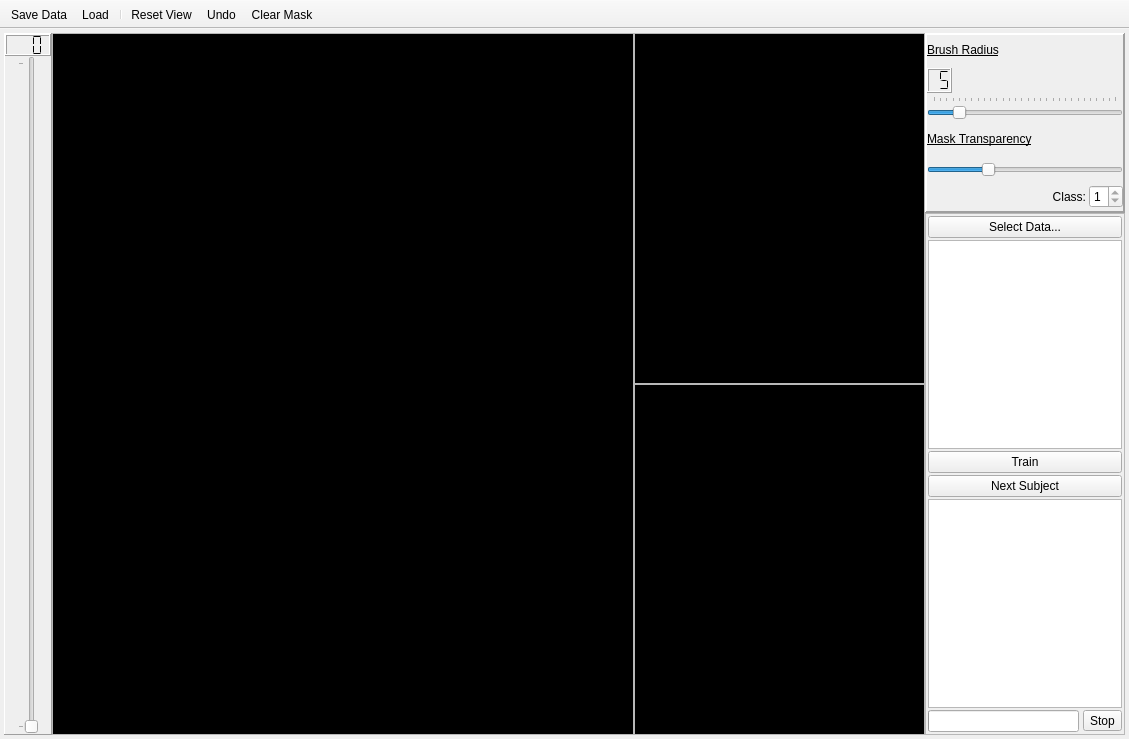
<?xml version="1.0" encoding="UTF-8"?>
<ui version="4.0">
 <class>MainWindow</class>
 <widget class="QMainWindow" name="MainWindow">
  <property name="geometry">
   <rect>
    <x>0</x>
    <y>0</y>
    <width>1129</width>
    <height>739</height>
   </rect>
  </property>
  <property name="minimumSize">
   <size>
    <width>100</width>
    <height>100</height>
   </size>
  </property>
  <property name="windowTitle">
   <string>ItATMIS</string>
  </property>
  <property name="windowIcon">
   <iconset>
    <normaloff>../../.designer/backup/uw_icon.gif</normaloff>../../.designer/backup/uw_icon.gif</iconset>
  </property>
  <widget class="QWidget" name="centralwidget">
   <layout class="QHBoxLayout" name="horizontalLayout_2" stretch="0,2,1,0">
    <property name="spacing">
     <number>0</number>
    </property>
    <property name="leftMargin">
     <number>4</number>
    </property>
    <property name="topMargin">
     <number>4</number>
    </property>
    <property name="rightMargin">
     <number>4</number>
    </property>
    <property name="bottomMargin">
     <number>4</number>
    </property>
    <item>
     <widget class="QFrame" name="frame_2">
      <property name="sizePolicy">
       <sizepolicy hsizetype="MinimumExpanding" vsizetype="MinimumExpanding">
        <horstretch>0</horstretch>
        <verstretch>0</verstretch>
       </sizepolicy>
      </property>
      <property name="minimumSize">
       <size>
        <width>20</width>
        <height>30</height>
       </size>
      </property>
      <property name="maximumSize">
       <size>
        <width>50</width>
        <height>16777215</height>
       </size>
      </property>
      <property name="frameShape">
       <enum>QFrame::Panel</enum>
      </property>
      <property name="frameShadow">
       <enum>QFrame::Raised</enum>
      </property>
      <layout class="QVBoxLayout" name="verticalLayout_2" stretch="0,1">
       <property name="spacing">
        <number>0</number>
       </property>
       <property name="leftMargin">
        <number>0</number>
       </property>
       <property name="topMargin">
        <number>0</number>
       </property>
       <property name="rightMargin">
        <number>0</number>
       </property>
       <property name="bottomMargin">
        <number>0</number>
       </property>
       <item>
        <widget class="QLCDNumber" name="lcdNumber">
         <property name="sizePolicy">
          <sizepolicy hsizetype="MinimumExpanding" vsizetype="MinimumExpanding">
           <horstretch>0</horstretch>
           <verstretch>0</verstretch>
          </sizepolicy>
         </property>
         <property name="minimumSize">
          <size>
           <width>35</width>
           <height>14</height>
          </size>
         </property>
         <property name="maximumSize">
          <size>
           <width>50</width>
           <height>22</height>
          </size>
         </property>
         <property name="font">
          <font>
           <weight>50</weight>
           <bold>false</bold>
          </font>
         </property>
         <property name="smallDecimalPoint">
          <bool>false</bool>
         </property>
         <property name="digitCount">
          <number>3</number>
         </property>
         <property name="segmentStyle">
          <enum>QLCDNumber::Flat</enum>
         </property>
         <property name="intValue" stdset="0">
          <number>0</number>
         </property>
        </widget>
       </item>
       <item alignment="Qt::AlignHCenter">
        <widget class="QSlider" name="slideAx">
         <property name="sizePolicy">
          <sizepolicy hsizetype="Fixed" vsizetype="Expanding">
           <horstretch>1</horstretch>
           <verstretch>0</verstretch>
          </sizepolicy>
         </property>
         <property name="minimumSize">
          <size>
           <width>20</width>
           <height>10</height>
          </size>
         </property>
         <property name="maximumSize">
          <size>
           <width>40</width>
           <height>16777215</height>
          </size>
         </property>
         <property name="cursor">
          <cursorShape>SizeVerCursor</cursorShape>
         </property>
         <property name="maximum">
          <number>1</number>
         </property>
         <property name="pageStep">
          <number>1</number>
         </property>
         <property name="tracking">
          <bool>true</bool>
         </property>
         <property name="orientation">
          <enum>Qt::Vertical</enum>
         </property>
         <property name="invertedAppearance">
          <bool>false</bool>
         </property>
         <property name="invertedControls">
          <bool>false</bool>
         </property>
         <property name="tickPosition">
          <enum>QSlider::TicksAbove</enum>
         </property>
         <property name="tickInterval">
          <number>2</number>
         </property>
        </widget>
       </item>
      </layout>
     </widget>
    </item>
    <item>
     <widget class="GraphicsLayoutWidget" name="viewAxial">
      <property name="enabled">
       <bool>true</bool>
      </property>
      <property name="minimumSize">
       <size>
        <width>50</width>
        <height>50</height>
       </size>
      </property>
      <property name="palette">
       <palette>
        <active>
         <colorrole role="Light">
          <brush brushstyle="SolidPattern">
           <color alpha="255">
            <red>0</red>
            <green>0</green>
            <blue>0</blue>
           </color>
          </brush>
         </colorrole>
         <colorrole role="Base">
          <brush brushstyle="SolidPattern">
           <color alpha="255">
            <red>0</red>
            <green>0</green>
            <blue>0</blue>
           </color>
          </brush>
         </colorrole>
        </active>
        <inactive>
         <colorrole role="Light">
          <brush brushstyle="SolidPattern">
           <color alpha="255">
            <red>0</red>
            <green>0</green>
            <blue>0</blue>
           </color>
          </brush>
         </colorrole>
         <colorrole role="Base">
          <brush brushstyle="SolidPattern">
           <color alpha="255">
            <red>0</red>
            <green>0</green>
            <blue>0</blue>
           </color>
          </brush>
         </colorrole>
        </inactive>
        <disabled>
         <colorrole role="Light">
          <brush brushstyle="SolidPattern">
           <color alpha="255">
            <red>0</red>
            <green>0</green>
            <blue>0</blue>
           </color>
          </brush>
         </colorrole>
         <colorrole role="Base">
          <brush brushstyle="SolidPattern">
           <color alpha="255">
            <red>255</red>
            <green>255</green>
            <blue>255</blue>
           </color>
          </brush>
         </colorrole>
        </disabled>
       </palette>
      </property>
      <property name="cursor" stdset="0">
       <cursorShape>CrossCursor</cursorShape>
      </property>
      <property name="mouseTracking">
       <bool>true</bool>
      </property>
      <property name="contextMenuPolicy">
       <enum>Qt::CustomContextMenu</enum>
      </property>
      <property name="frameShape">
       <enum>QFrame::StyledPanel</enum>
      </property>
      <property name="frameShadow">
       <enum>QFrame::Sunken</enum>
      </property>
      <property name="viewportUpdateMode">
       <enum>QGraphicsView::FullViewportUpdate</enum>
      </property>
     </widget>
    </item>
    <item>
     <layout class="QVBoxLayout" name="verticalLayout_4" stretch="1,1">
      <property name="spacing">
       <number>0</number>
      </property>
      <item>
       <widget class="GraphicsLayoutWidget" name="viewCoronal">
        <property name="enabled">
         <bool>true</bool>
        </property>
        <property name="sizePolicy">
         <sizepolicy hsizetype="MinimumExpanding" vsizetype="MinimumExpanding">
          <horstretch>0</horstretch>
          <verstretch>0</verstretch>
         </sizepolicy>
        </property>
        <property name="minimumSize">
         <size>
          <width>250</width>
          <height>225</height>
         </size>
        </property>
        <property name="maximumSize">
         <size>
          <width>16777215</width>
          <height>16777215</height>
         </size>
        </property>
        <property name="palette">
         <palette>
          <active>
           <colorrole role="Light">
            <brush brushstyle="SolidPattern">
             <color alpha="255">
              <red>0</red>
              <green>0</green>
              <blue>0</blue>
             </color>
            </brush>
           </colorrole>
           <colorrole role="Base">
            <brush brushstyle="SolidPattern">
             <color alpha="255">
              <red>0</red>
              <green>0</green>
              <blue>0</blue>
             </color>
            </brush>
           </colorrole>
          </active>
          <inactive>
           <colorrole role="Light">
            <brush brushstyle="SolidPattern">
             <color alpha="255">
              <red>0</red>
              <green>0</green>
              <blue>0</blue>
             </color>
            </brush>
           </colorrole>
           <colorrole role="Base">
            <brush brushstyle="SolidPattern">
             <color alpha="255">
              <red>0</red>
              <green>0</green>
              <blue>0</blue>
             </color>
            </brush>
           </colorrole>
          </inactive>
          <disabled>
           <colorrole role="Light">
            <brush brushstyle="SolidPattern">
             <color alpha="255">
              <red>0</red>
              <green>0</green>
              <blue>0</blue>
             </color>
            </brush>
           </colorrole>
           <colorrole role="Base">
            <brush brushstyle="SolidPattern">
             <color alpha="255">
              <red>255</red>
              <green>255</green>
              <blue>255</blue>
             </color>
            </brush>
           </colorrole>
          </disabled>
         </palette>
        </property>
        <property name="cursor" stdset="0">
         <cursorShape>BlankCursor</cursorShape>
        </property>
        <property name="mouseTracking">
         <bool>true</bool>
        </property>
        <property name="contextMenuPolicy">
         <enum>Qt::CustomContextMenu</enum>
        </property>
        <property name="autoFillBackground">
         <bool>false</bool>
        </property>
        <property name="frameShape">
         <enum>QFrame::StyledPanel</enum>
        </property>
        <property name="frameShadow">
         <enum>QFrame::Sunken</enum>
        </property>
       </widget>
      </item>
      <item>
       <widget class="GraphicsLayoutWidget" name="viewSag">
        <property name="enabled">
         <bool>true</bool>
        </property>
        <property name="sizePolicy">
         <sizepolicy hsizetype="MinimumExpanding" vsizetype="MinimumExpanding">
          <horstretch>1</horstretch>
          <verstretch>1</verstretch>
         </sizepolicy>
        </property>
        <property name="minimumSize">
         <size>
          <width>250</width>
          <height>225</height>
         </size>
        </property>
        <property name="maximumSize">
         <size>
          <width>16777215</width>
          <height>16777215</height>
         </size>
        </property>
        <property name="palette">
         <palette>
          <active>
           <colorrole role="Light">
            <brush brushstyle="SolidPattern">
             <color alpha="255">
              <red>0</red>
              <green>0</green>
              <blue>0</blue>
             </color>
            </brush>
           </colorrole>
           <colorrole role="Base">
            <brush brushstyle="SolidPattern">
             <color alpha="255">
              <red>0</red>
              <green>0</green>
              <blue>0</blue>
             </color>
            </brush>
           </colorrole>
          </active>
          <inactive>
           <colorrole role="Light">
            <brush brushstyle="SolidPattern">
             <color alpha="255">
              <red>0</red>
              <green>0</green>
              <blue>0</blue>
             </color>
            </brush>
           </colorrole>
           <colorrole role="Base">
            <brush brushstyle="SolidPattern">
             <color alpha="255">
              <red>0</red>
              <green>0</green>
              <blue>0</blue>
             </color>
            </brush>
           </colorrole>
          </inactive>
          <disabled>
           <colorrole role="Light">
            <brush brushstyle="SolidPattern">
             <color alpha="255">
              <red>0</red>
              <green>0</green>
              <blue>0</blue>
             </color>
            </brush>
           </colorrole>
           <colorrole role="Base">
            <brush brushstyle="SolidPattern">
             <color alpha="255">
              <red>255</red>
              <green>255</green>
              <blue>255</blue>
             </color>
            </brush>
           </colorrole>
          </disabled>
         </palette>
        </property>
        <property name="cursor" stdset="0">
         <cursorShape>BlankCursor</cursorShape>
        </property>
        <property name="mouseTracking">
         <bool>true</bool>
        </property>
        <property name="contextMenuPolicy">
         <enum>Qt::CustomContextMenu</enum>
        </property>
        <property name="autoFillBackground">
         <bool>false</bool>
        </property>
        <property name="frameShape">
         <enum>QFrame::StyledPanel</enum>
        </property>
        <property name="frameShadow">
         <enum>QFrame::Sunken</enum>
        </property>
        <property name="lineWidth">
         <number>0</number>
        </property>
       </widget>
      </item>
     </layout>
    </item>
    <item>
     <layout class="QVBoxLayout" name="verticalLayout_5" stretch="0,0">
      <item>
       <widget class="QFrame" name="frame">
        <property name="sizePolicy">
         <sizepolicy hsizetype="MinimumExpanding" vsizetype="MinimumExpanding">
          <horstretch>0</horstretch>
          <verstretch>0</verstretch>
         </sizepolicy>
        </property>
        <property name="minimumSize">
         <size>
          <width>200</width>
          <height>150</height>
         </size>
        </property>
        <property name="maximumSize">
         <size>
          <width>150</width>
          <height>180</height>
         </size>
        </property>
        <property name="frameShape">
         <enum>QFrame::Panel</enum>
        </property>
        <property name="frameShadow">
         <enum>QFrame::Raised</enum>
        </property>
        <property name="lineWidth">
         <number>2</number>
        </property>
        <layout class="QVBoxLayout" name="verticalLayout" stretch="0,0,0,0,0,0">
         <property name="spacing">
          <number>3</number>
         </property>
         <property name="leftMargin">
          <number>0</number>
         </property>
         <property name="topMargin">
          <number>0</number>
         </property>
         <property name="rightMargin">
          <number>0</number>
         </property>
         <property name="bottomMargin">
          <number>0</number>
         </property>
         <item>
          <widget class="QLabel" name="label_2">
           <property name="sizePolicy">
            <sizepolicy hsizetype="Minimum" vsizetype="Minimum">
             <horstretch>0</horstretch>
             <verstretch>0</verstretch>
            </sizepolicy>
           </property>
           <property name="minimumSize">
            <size>
             <width>30</width>
             <height>14</height>
            </size>
           </property>
           <property name="maximumSize">
            <size>
             <width>150</width>
             <height>30</height>
            </size>
           </property>
           <property name="font">
            <font>
             <underline>true</underline>
            </font>
           </property>
           <property name="text">
            <string>Brush Radius</string>
           </property>
           <property name="scaledContents">
            <bool>true</bool>
           </property>
          </widget>
         </item>
         <item>
          <widget class="QLCDNumber" name="lcdNumber_2">
           <property name="maximumSize">
            <size>
             <width>25</width>
             <height>25</height>
            </size>
           </property>
           <property name="digitCount">
            <number>2</number>
           </property>
           <property name="segmentStyle">
            <enum>QLCDNumber::Flat</enum>
           </property>
           <property name="value" stdset="0">
            <double>5.000000000000000</double>
           </property>
          </widget>
         </item>
         <item>
          <widget class="QSlider" name="slideBrushSize">
           <property name="sizePolicy">
            <sizepolicy hsizetype="MinimumExpanding" vsizetype="MinimumExpanding">
             <horstretch>0</horstretch>
             <verstretch>0</verstretch>
            </sizepolicy>
           </property>
           <property name="minimumSize">
            <size>
             <width>30</width>
             <height>15</height>
            </size>
           </property>
           <property name="maximumSize">
            <size>
             <width>200</width>
             <height>25</height>
            </size>
           </property>
           <property name="cursor">
            <cursorShape>PointingHandCursor</cursorShape>
           </property>
           <property name="whatsThis">
            <string>Set Brush Size</string>
           </property>
           <property name="autoFillBackground">
            <bool>false</bool>
           </property>
           <property name="minimum">
            <number>1</number>
           </property>
           <property name="maximum">
            <number>30</number>
           </property>
           <property name="pageStep">
            <number>1</number>
           </property>
           <property name="value">
            <number>5</number>
           </property>
           <property name="sliderPosition">
            <number>5</number>
           </property>
           <property name="orientation">
            <enum>Qt::Horizontal</enum>
           </property>
           <property name="tickPosition">
            <enum>QSlider::TicksAbove</enum>
           </property>
           <property name="tickInterval">
            <number>0</number>
           </property>
          </widget>
         </item>
         <item>
          <widget class="QLabel" name="label">
           <property name="sizePolicy">
            <sizepolicy hsizetype="Minimum" vsizetype="Minimum">
             <horstretch>0</horstretch>
             <verstretch>0</verstretch>
            </sizepolicy>
           </property>
           <property name="minimumSize">
            <size>
             <width>30</width>
             <height>14</height>
            </size>
           </property>
           <property name="maximumSize">
            <size>
             <width>150</width>
             <height>30</height>
            </size>
           </property>
           <property name="font">
            <font>
             <underline>true</underline>
            </font>
           </property>
           <property name="text">
            <string>Mask Transparency</string>
           </property>
          </widget>
         </item>
         <item>
          <widget class="QSlider" name="slideAlpha">
           <property name="sizePolicy">
            <sizepolicy hsizetype="MinimumExpanding" vsizetype="MinimumExpanding">
             <horstretch>0</horstretch>
             <verstretch>0</verstretch>
            </sizepolicy>
           </property>
           <property name="minimumSize">
            <size>
             <width>30</width>
             <height>10</height>
            </size>
           </property>
           <property name="maximumSize">
            <size>
             <width>200</width>
             <height>25</height>
            </size>
           </property>
           <property name="cursor">
            <cursorShape>PointingHandCursor</cursorShape>
           </property>
           <property name="maximum">
            <number>10</number>
           </property>
           <property name="pageStep">
            <number>1</number>
           </property>
           <property name="value">
            <number>3</number>
           </property>
           <property name="sliderPosition">
            <number>3</number>
           </property>
           <property name="tracking">
            <bool>true</bool>
           </property>
           <property name="orientation">
            <enum>Qt::Horizontal</enum>
           </property>
           <property name="invertedAppearance">
            <bool>false</bool>
           </property>
           <property name="invertedControls">
            <bool>false</bool>
           </property>
           <property name="tickPosition">
            <enum>QSlider::NoTicks</enum>
           </property>
          </widget>
         </item>
         <item>
          <layout class="QHBoxLayout" name="horizontalLayout_3">
           <item>
            <spacer name="horizontalSpacer">
             <property name="orientation">
              <enum>Qt::Horizontal</enum>
             </property>
             <property name="sizeHint" stdset="0">
              <size>
               <width>40</width>
               <height>20</height>
              </size>
             </property>
            </spacer>
           </item>
           <item>
            <widget class="QLabel" name="label_3">
             <property name="text">
              <string>Class:</string>
             </property>
             <property name="alignment">
              <set>Qt::AlignRight|Qt::AlignTrailing|Qt::AlignVCenter</set>
             </property>
            </widget>
           </item>
           <item>
            <widget class="QSpinBox" name="spinClass">
             <property name="minimum">
              <number>1</number>
             </property>
             <property name="maximum">
              <number>1</number>
             </property>
             <property name="value">
              <number>1</number>
             </property>
            </widget>
           </item>
          </layout>
         </item>
        </layout>
       </widget>
      </item>
      <item>
       <widget class="QFrame" name="frame_3">
        <property name="sizePolicy">
         <sizepolicy hsizetype="Preferred" vsizetype="Minimum">
          <horstretch>0</horstretch>
          <verstretch>0</verstretch>
         </sizepolicy>
        </property>
        <property name="maximumSize">
         <size>
          <width>200</width>
          <height>700</height>
         </size>
        </property>
        <property name="frameShape">
         <enum>QFrame::StyledPanel</enum>
        </property>
        <property name="frameShadow">
         <enum>QFrame::Raised</enum>
        </property>
        <layout class="QVBoxLayout" name="verticalLayout_3">
         <property name="spacing">
          <number>2</number>
         </property>
         <property name="leftMargin">
          <number>2</number>
         </property>
         <property name="topMargin">
          <number>2</number>
         </property>
         <property name="rightMargin">
          <number>2</number>
         </property>
         <property name="bottomMargin">
          <number>2</number>
         </property>
         <item>
          <widget class="QPushButton" name="pb_SelectData">
           <property name="maximumSize">
            <size>
             <width>200</width>
             <height>16777215</height>
            </size>
           </property>
           <property name="text">
            <string>Select Data...</string>
           </property>
          </widget>
         </item>
         <item>
          <widget class="QListWidget" name="listFiles">
           <property name="sizePolicy">
            <sizepolicy hsizetype="MinimumExpanding" vsizetype="MinimumExpanding">
             <horstretch>0</horstretch>
             <verstretch>0</verstretch>
            </sizepolicy>
           </property>
           <property name="maximumSize">
            <size>
             <width>200</width>
             <height>16777215</height>
            </size>
           </property>
          </widget>
         </item>
         <item>
          <widget class="QPushButton" name="pb_Train">
           <property name="maximumSize">
            <size>
             <width>200</width>
             <height>16777215</height>
            </size>
           </property>
           <property name="text">
            <string>Train</string>
           </property>
          </widget>
         </item>
         <item>
          <widget class="QPushButton" name="pb_Next">
           <property name="maximumSize">
            <size>
             <width>200</width>
             <height>16777215</height>
            </size>
           </property>
           <property name="text">
            <string>Next Subject</string>
           </property>
          </widget>
         </item>
         <item>
          <widget class="QListWidget" name="listDisp">
           <property name="maximumSize">
            <size>
             <width>200</width>
             <height>16777215</height>
            </size>
           </property>
           <property name="font">
            <font>
             <pointsize>8</pointsize>
            </font>
           </property>
          </widget>
         </item>
         <item>
          <layout class="QHBoxLayout" name="horizontalLayout">
           <property name="spacing">
            <number>4</number>
           </property>
           <item>
            <widget class="QProgressBar" name="progBar">
             <property name="enabled">
              <bool>true</bool>
             </property>
             <property name="maximumSize">
              <size>
               <width>200</width>
               <height>16777215</height>
              </size>
             </property>
             <property name="font">
              <font>
               <pointsize>9</pointsize>
              </font>
             </property>
             <property name="autoFillBackground">
              <bool>false</bool>
             </property>
             <property name="maximum">
              <number>1</number>
             </property>
             <property name="value">
              <number>0</number>
             </property>
             <property name="alignment">
              <set>Qt::AlignCenter</set>
             </property>
             <property name="textVisible">
              <bool>false</bool>
             </property>
             <property name="orientation">
              <enum>Qt::Horizontal</enum>
             </property>
             <property name="invertedAppearance">
              <bool>false</bool>
             </property>
             <property name="textDirection">
              <enum>QProgressBar::TopToBottom</enum>
             </property>
             <property name="format">
              <string>%p%</string>
             </property>
            </widget>
           </item>
           <item>
            <widget class="QToolButton" name="stopButton">
             <property name="toolTip">
              <string>Stop Training</string>
             </property>
             <property name="text">
              <string>Stop</string>
             </property>
             <property name="icon">
              <iconset>
               <normaloff>StopIcon.png</normaloff>StopIcon.png</iconset>
             </property>
            </widget>
           </item>
          </layout>
         </item>
        </layout>
       </widget>
      </item>
     </layout>
    </item>
   </layout>
  </widget>
  <widget class="QToolBar" name="toolBar">
   <property name="windowTitle">
    <string>toolBar</string>
   </property>
   <property name="movable">
    <bool>false</bool>
   </property>
   <property name="allowedAreas">
    <set>Qt::BottomToolBarArea|Qt::LeftToolBarArea</set>
   </property>
   <property name="floatable">
    <bool>false</bool>
   </property>
   <attribute name="toolBarArea">
    <enum>TopToolBarArea</enum>
   </attribute>
   <attribute name="toolBarBreak">
    <bool>false</bool>
   </attribute>
   <addaction name="action_Save_Data"/>
   <addaction name="action_Load_Data"/>
   <addaction name="separator"/>
   <addaction name="actionReset_View"/>
   <addaction name="actionUndo"/>
   <addaction name="actionClear_Mask"/>
  </widget>
  <action name="action_Save_Data">
   <property name="checkable">
    <bool>false</bool>
   </property>
   <property name="checked">
    <bool>false</bool>
   </property>
   <property name="enabled">
    <bool>true</bool>
   </property>
   <property name="icon">
    <iconset>
     <normaloff>SaveToDisk.png</normaloff>
     <normalon>SaveToDisk.png</normalon>
     <disabledoff>SavedToDisk.png</disabledoff>
     <disabledon>SavedToDisk.png</disabledon>SaveToDisk.png</iconset>
   </property>
   <property name="text">
    <string>Save Data</string>
   </property>
   <property name="toolTip">
    <string>Save All Data to File</string>
   </property>
   <property name="shortcut">
    <string>Ctrl+S</string>
   </property>
   <property name="menuRole">
    <enum>QAction::TextHeuristicRole</enum>
   </property>
  </action>
  <action name="actionReset_View">
   <property name="icon">
    <iconset>
     <normaloff>ResetView.png</normaloff>ResetView.png</iconset>
   </property>
   <property name="text">
    <string>Reset View</string>
   </property>
   <property name="toolTip">
    <string>Reset View</string>
   </property>
   <property name="shortcut">
    <string>Ctrl+R</string>
   </property>
  </action>
  <action name="actionUndo">
   <property name="icon">
    <iconset>
     <normaloff>Undo_icon_png.png</normaloff>Undo_icon_png.png</iconset>
   </property>
   <property name="text">
    <string>Undo</string>
   </property>
   <property name="toolTip">
    <string>Undo</string>
   </property>
   <property name="shortcut">
    <string>Ctrl+Z</string>
   </property>
  </action>
  <action name="actionClear_Mask">
   <property name="icon">
    <iconset>
     <normaloff>ClearAll.png</normaloff>ClearAll.png</iconset>
   </property>
   <property name="text">
    <string>Clear Mask</string>
   </property>
   <property name="toolTip">
    <string>Clear the current mask</string>
   </property>
  </action>
  <action name="action_Load_Data">
   <property name="icon">
    <iconset>
     <normaloff>LoadFromDisk.png</normaloff>LoadFromDisk.png</iconset>
   </property>
   <property name="text">
    <string>Load</string>
   </property>
   <property name="toolTip">
    <string>Load Workspace from File</string>
   </property>
   <property name="shortcut">
    <string>Ctrl+L</string>
   </property>
  </action>
 </widget>
 <customwidgets>
  <customwidget>
   <class>GraphicsLayoutWidget</class>
   <extends>QGraphicsView</extends>
   <header>pyqtgraph</header>
   <slots>
    <signal>wheelEvent()</signal>
   </slots>
  </customwidget>
 </customwidgets>
 <resources/>
 <connections>
  <connection>
   <sender>slideAx</sender>
   <signal>valueChanged(int)</signal>
   <receiver>lcdNumber</receiver>
   <slot>display(int)</slot>
   <hints>
    <hint type="sourcelabel">
     <x>19</x>
     <y>101</y>
    </hint>
    <hint type="destinationlabel">
     <x>22</x>
     <y>48</y>
    </hint>
   </hints>
  </connection>
  <connection>
   <sender>slideBrushSize</sender>
   <signal>valueChanged(int)</signal>
   <receiver>lcdNumber_2</receiver>
   <slot>display(int)</slot>
   <hints>
    <hint type="sourcelabel">
     <x>819</x>
     <y>76</y>
    </hint>
    <hint type="destinationlabel">
     <x>763</x>
     <y>60</y>
    </hint>
   </hints>
  </connection>
 </connections>
</ui>
